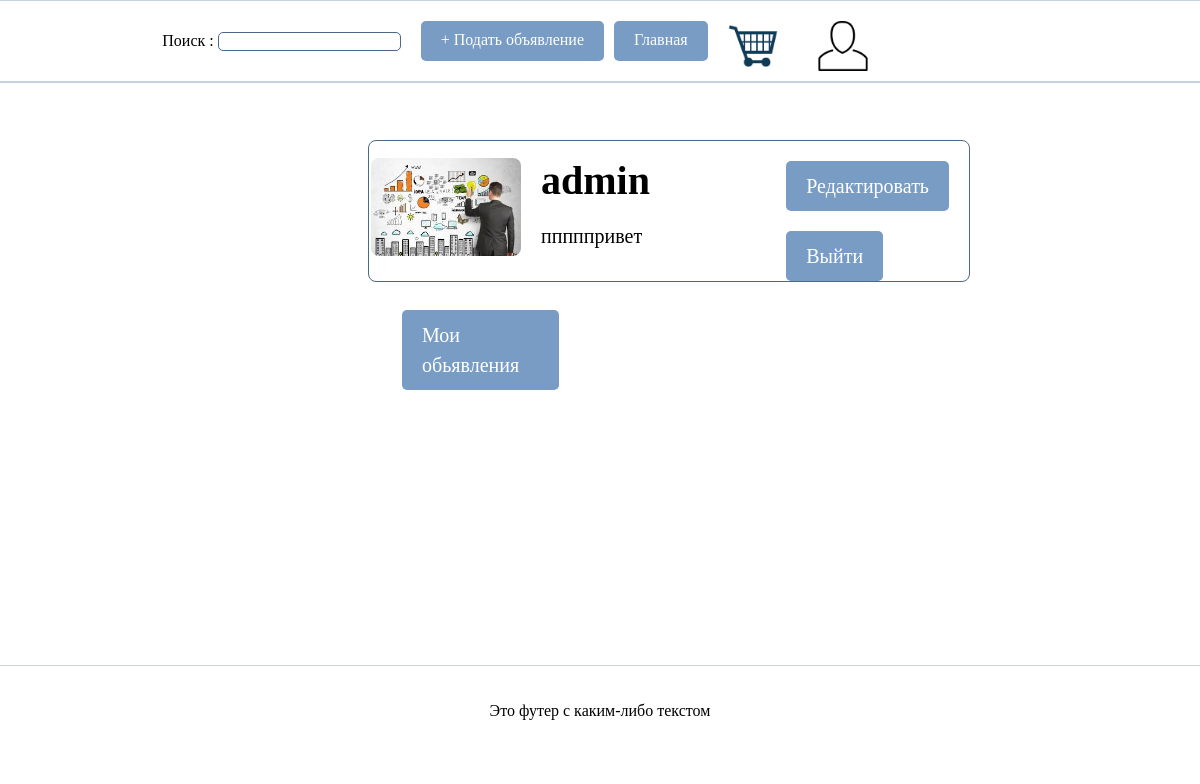
The app's page /profile (signed in) with its own data.
### main/models.py (models this page shows, shortened)
class Profile(models.Model):
    user = models.OneToOneField(User, on_delete=models.CASCADE, unique=True)
    photo = models.ImageField(upload_to='profiles/', blank=True, null=True)
    bio = models.TextField(blank=True)

### main/views.py (the view)
# urls.py: path('profile', views.profile, name='profile'),
@login_required
def profile(request):
    user = request.user
    profile = user.profile
    context = {
        'user': user,
        'profile': profile,
    }
    return render(request, 'main/profile.html', context)

### main/forms.py
class TitleSearchForm(forms.Form):
    simple_title = forms.CharField(label='Поиск ', required=False)

### main/context_processors.py (called while the page is built)
def title_search_form(request):
    search_form = TitleSearchForm(request.GET)
    return {'title_search_form': search_form}

### main/templates/main/profile.html (shortened to what this page needs)
{% extends "main/index.html" %}
{% load static %}
{% block content %}
<div class="profile-block">
    <div class="profile-left">
  {% if profile.photo %}
    <img src="{{ profile.photo.url }}" alt="Profile Photo" class="profilephoto">
  {% endif %}
</div>
    <div class="profile-right">
        <h1>{{ profile.user.username }}</h1>
        <p>{{ profile.bio }}</p>
    </div>
    <div class="redactionbutton">
    <div class="myads"><a href="{% url 'profiles_edit' %}"class="buttonMod">Редактировать</a></div>
        <div class="myads"><a href="{% url 'logout' %}?next=/"class="buttonMod" >Выйти</a></div>
        </div>
</div>
<div class="spisokadsprofile">
  <div class="myads"><a href="{% url 'myads' %}"class="buttonMod">Мои обьявления</a></div>
  <div class="myads">
</div>
</div>
{% endblock %}

### main/static/main/css/style.css (style rules this page uses)
html, body { margin: 0; padding: 0; }
body { margin: 0; padding: 0; height: 100vh; display: flex; flex-direction: column; }
p { color: #000; }
.myads { margin-top: 20px; }
.profile-block { display: flex; flex-direction: row; align-items: center; justify-content: center; margin: 20px auto; max-width: 600px; margin-left: 30%; border: 1px solid #4c6887; border-radius: 8px; }
.profile-left { width: 150px; margin-left: 2px; }
.redactionbutton { margin-right: 20px; }
.profilephoto { width: 100%; border-radius: 8px; }
.profile-right { margin-left: 20px; flex-grow: 1; }
.profile-right h1 { margin: 0; }
.profile-right p { margin-top: 10px; }
.spisokadsprofile { width: 500px; height: 140px; display: flex; flex-wrap: wrap; margin-left: 32.5%; margin-top: 2%; justify-content: space-between; }
.spisokadsprofile .myads { flex: 0 0 calc(33.33% - 10px); margin: 5px; }
.buttonMod { display: inline-block; padding: 10px 20px; background-color: #789cc3; color: #fff; text-decoration: none; border-radius: 5px; border: none; }
input { border-radius: 5px; border: 1px solid #4c6887; }

### records on screen
Profile: photo (picture), user.username "admin", bio "пппппривет"
